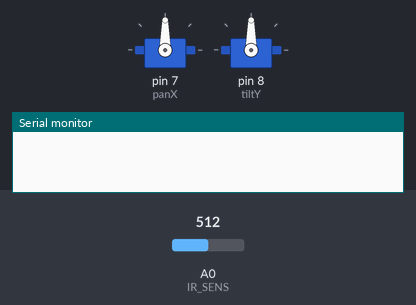
The sketch below on a simulated Arduino Uno, built with avr-gcc and run on an emulated ATmega328P. On the bench: 2 × servo, the last lines printed to the serial monitor. The test bench sets the inputs (shaded band); at power-on: A0 (IR_SENS) = 512.

Above: at 0.1 s.
At 10.95 s:
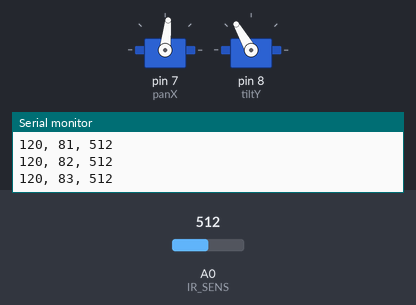
At 20.01 s:
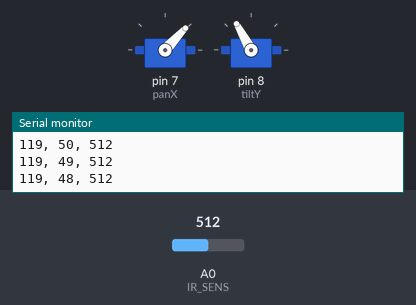
At 39.92 s:
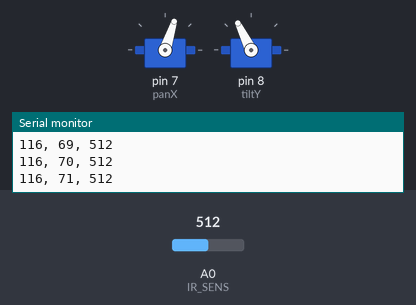
Timing chart, 0 to 40.0 s (numbered marks = the images above):
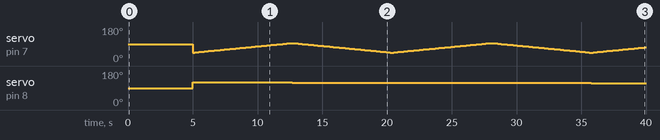

Measured:
- by itself, servo on pin 8 (tiltY): 90° → 120° at 5.0 s, → 119° 7.7 s later, → 118° 7.7 s later, → 117° 7.7 s later, … (5 changes in this stretch)

The sketch:

MP2.ino
```cpp
#include <Servo.h>

Servo panX;
Servo tiltY;
const uint8_t IR_SENS = A0;

const uint8_t PAN_INCREMENT = 1; // increment of pan angle in degrees
const uint8_t TILT_INCREMENT = 1; // increment of tilt angle in degrees
const uint8_t NUM_READINGS = 3; // number of readings taken at each point
const uint32_t DELAY = 50; // delay in ms between servo movements

int sum = 0; // for averaging sensor values
int a;

bool scanning = 1;

void setup() {
  panX.attach(7);
  tiltY.attach(8);

  pinMode(IR_SENS, INPUT);

  Serial.begin(9600);

  delay(5000); // time to start python script
}

void loop() {
  while(scanning) {
    // go through all tilt angles
    panX.write(70);
    for(int i = 120; i >= 90; i--) {
      tiltY.write(i);
      // go through all pan angles
        for(int j = 45; j <= 95; j++) {
          // check if moving left or right (for scanning back and forth)
          if(i % 2 == 0) {
            a = j;
          }
          else {
            a = 140 - j;
          }

          panX.write(a);

          delay(DELAY * 3); // wait briefly before taking data

          // take NUM_READINGS readings from the sensor and average them
          for(int n = 0; n < NUM_READINGS; n++) {
            sum += analogRead(IR_SENS);
          }

          // send angles and sensor data to Python
          Serial.println(String(i) + ", " + String(a) + ", " + String(sum / NUM_READINGS));

          sum = 0;
      }
    }
    Serial.println("end"); // let Python know the scan is complete
    scanning = 0; // stop moving Servos / taking data once scan is complete
  }
}
```
